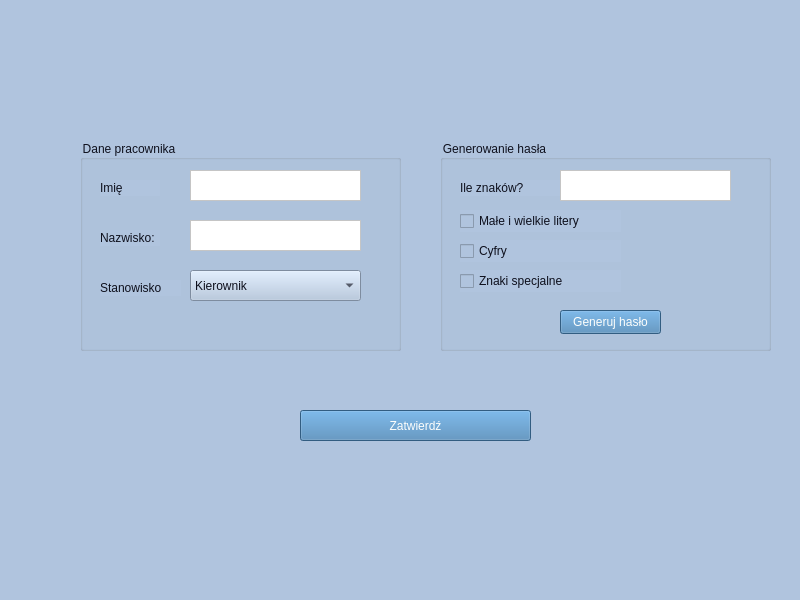
<?xml version="1.0" encoding="UTF-8"?>
<ui version="4.0">
 <class>MainWindow</class>
 <widget class="QMainWindow" name="MainWindow">
  <property name="geometry">
   <rect>
    <x>0</x>
    <y>0</y>
    <width>800</width>
    <height>600</height>
   </rect>
  </property>
  <property name="windowTitle">
   <string>Dodaj pracownika</string>
  </property>
  <property name="autoFillBackground">
   <bool>false</bool>
  </property>
  <property name="styleSheet">
   <string notr="true">background-color: #B0C4DE;</string>
  </property>
  <widget class="QWidget" name="centralwidget">
   <widget class="QGroupBox" name="groupBox">
    <property name="geometry">
     <rect>
      <x>80</x>
      <y>140</y>
      <width>321</width>
      <height>211</height>
     </rect>
    </property>
    <property name="font">
     <font>
      <kerning>true</kerning>
     </font>
    </property>
    <property name="styleSheet">
     <string notr="true">color: rgb(14, 16, 29);
background-color: #B0C4DE;</string>
    </property>
    <property name="title">
     <string>Dane pracownika</string>
    </property>
    <widget class="QLabel" name="label">
     <property name="geometry">
      <rect>
       <x>20</x>
       <y>40</y>
       <width>60</width>
       <height>16</height>
      </rect>
     </property>
     <property name="text">
      <string>Imię</string>
     </property>
    </widget>
    <widget class="QLabel" name="label_2">
     <property name="geometry">
      <rect>
       <x>20</x>
       <y>90</y>
       <width>60</width>
       <height>16</height>
      </rect>
     </property>
     <property name="text">
      <string>Nazwisko:</string>
     </property>
    </widget>
    <widget class="QLabel" name="label_3">
     <property name="geometry">
      <rect>
       <x>20</x>
       <y>140</y>
       <width>81</width>
       <height>16</height>
      </rect>
     </property>
     <property name="text">
      <string>Stanowisko</string>
     </property>
    </widget>
    <widget class="QTextEdit" name="imie">
     <property name="geometry">
      <rect>
       <x>110</x>
       <y>30</y>
       <width>171</width>
       <height>31</height>
      </rect>
     </property>
     <property name="styleSheet">
      <string notr="true">background-color: rgb(255, 255, 255);</string>
     </property>
    </widget>
    <widget class="QTextEdit" name="nazwisko">
     <property name="geometry">
      <rect>
       <x>110</x>
       <y>80</y>
       <width>171</width>
       <height>31</height>
      </rect>
     </property>
     <property name="styleSheet">
      <string notr="true">background-color: rgb(255, 255, 255);</string>
     </property>
    </widget>
    <widget class="QComboBox" name="stanowisko">
     <property name="geometry">
      <rect>
       <x>110</x>
       <y>130</y>
       <width>171</width>
       <height>31</height>
      </rect>
     </property>
     <item>
      <property name="text">
       <string>Kierownik</string>
      </property>
     </item>
     <item>
      <property name="text">
       <string>Starszy programista</string>
      </property>
     </item>
     <item>
      <property name="text">
       <string>Młodszy programista</string>
      </property>
     </item>
     <item>
      <property name="text">
       <string>Tester</string>
      </property>
     </item>
    </widget>
   </widget>
   <widget class="QGroupBox" name="groupBox_2">
    <property name="geometry">
     <rect>
      <x>440</x>
      <y>140</y>
      <width>331</width>
      <height>211</height>
     </rect>
    </property>
    <property name="styleSheet">
     <string notr="true">color: rgb(14, 16, 29);
background-color: #B0C4DE;</string>
    </property>
    <property name="title">
     <string>Generowanie hasła</string>
    </property>
    <widget class="QLabel" name="label_4">
     <property name="geometry">
      <rect>
       <x>20</x>
       <y>40</y>
       <width>101</width>
       <height>16</height>
      </rect>
     </property>
     <property name="text">
      <string>Ile znaków?</string>
     </property>
    </widget>
    <widget class="QTextEdit" name="znaki">
     <property name="geometry">
      <rect>
       <x>120</x>
       <y>30</y>
       <width>171</width>
       <height>31</height>
      </rect>
     </property>
     <property name="styleSheet">
      <string notr="true">background-color: rgb(255, 255, 255);</string>
     </property>
    </widget>
    <widget class="QCheckBox" name="male_wielkie">
     <property name="geometry">
      <rect>
       <x>20</x>
       <y>70</y>
       <width>161</width>
       <height>22</height>
      </rect>
     </property>
     <property name="text">
      <string>Małe i wielkie litery</string>
     </property>
    </widget>
    <widget class="QCheckBox" name="cyfry">
     <property name="geometry">
      <rect>
       <x>20</x>
       <y>100</y>
       <width>161</width>
       <height>22</height>
      </rect>
     </property>
     <property name="text">
      <string>Cyfry</string>
     </property>
    </widget>
    <widget class="QCheckBox" name="z_specj">
     <property name="geometry">
      <rect>
       <x>20</x>
       <y>130</y>
       <width>161</width>
       <height>22</height>
      </rect>
     </property>
     <property name="text">
      <string>Znaki specjalne</string>
     </property>
    </widget>
    <widget class="QPushButton" name="pushButton">
     <property name="geometry">
      <rect>
       <x>120</x>
       <y>170</y>
       <width>101</width>
       <height>24</height>
      </rect>
     </property>
     <property name="styleSheet">
      <string notr="true">background-color: #4682B4;
color: rgb(253, 254, 252);</string>
     </property>
     <property name="text">
      <string>Generuj hasło</string>
     </property>
    </widget>
   </widget>
   <widget class="QPushButton" name="pushButton_2">
    <property name="geometry">
     <rect>
      <x>300</x>
      <y>410</y>
      <width>231</width>
      <height>31</height>
     </rect>
    </property>
    <property name="styleSheet">
     <string notr="true">background-color: #4682B4;
color: rgb(253, 254, 252);</string>
    </property>
    <property name="text">
     <string>Zatwierdź</string>
    </property>
   </widget>
  </widget>
  <widget class="QStatusBar" name="statusbar"/>
  <widget class="QMenuBar" name="menubar">
   <property name="geometry">
    <rect>
     <x>0</x>
     <y>0</y>
     <width>800</width>
     <height>21</height>
    </rect>
   </property>
  </widget>
 </widget>
 <resources/>
 <connections/>
</ui>
